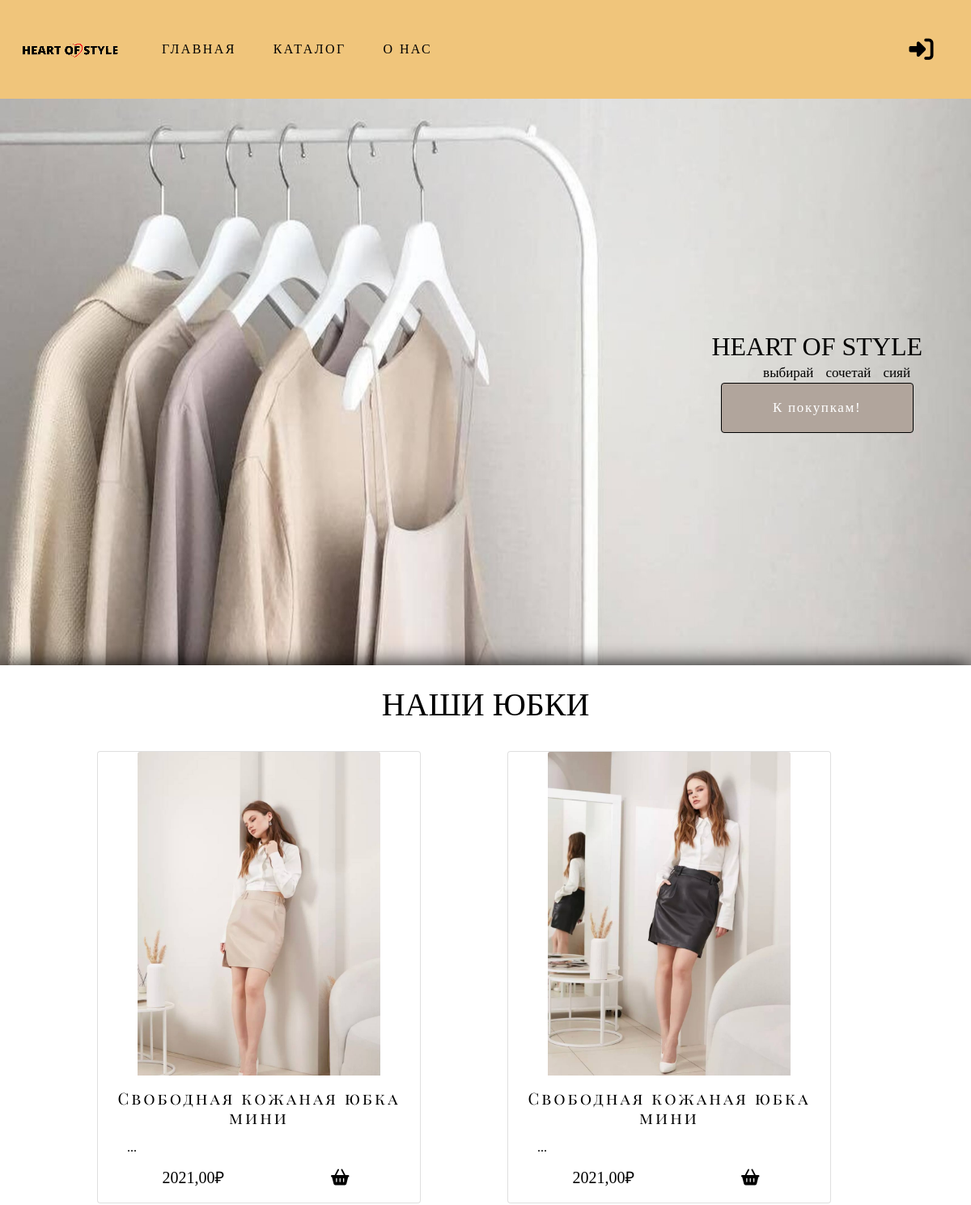
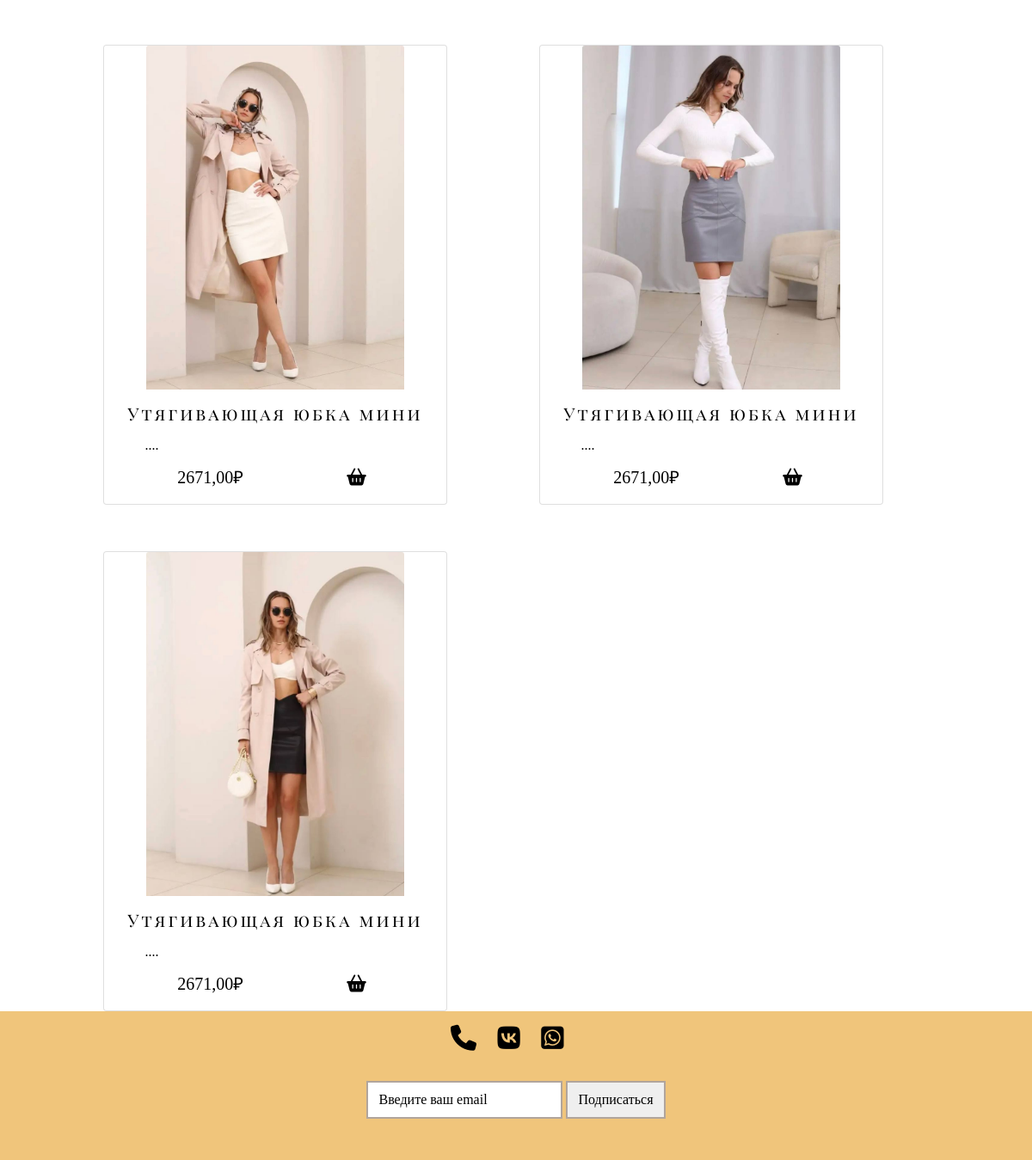
The page / on the database its author committed (2 pictures, top to bottom).
### backend/general/models.py (models this page shows, shortened)
class ProductImage(models.Model):
    image = models.ImageField(upload_to='product/')
    product = models.ForeignKey(Product, on_delete=models.CASCADE)
    color = models.ForeignKey(Color, on_delete=models.CASCADE)

class Product(models.Model):
    name = models.CharField(max_length=100)
    description = models.TextField()
    price = models.DecimalField(max_digits=10, decimal_places=2)
    created_at = models.DateTimeField(auto_now_add=True)
    def get_absolute_url(self):
        return reverse('product_detail', args=[str(self.pk)])

### backend/general/views.py (the view)
# urls.py: path('', index, name = 'index'),
def index(request):
    if request.user.is_superuser:
        return redirect('admin_order')
    latest_image_ids = (
        ProductImage.objects
        .values('product', 'color')  # Группировка по продукту и цвету
        .annotate(latest_image_id=Max('id'))  # Берём ID последнего изображения в группе
        .order_by('-latest_image_id')[:6]  # Сортируем по новизне и берём 6
    )
    image_ids = [item['latest_image_id'] for item in latest_image_ids]
    products = ProductImage.objects.filter(id__in=image_ids).select_related('product', 'color')
    context = {'products': products}
    return render(request, 'index.html', context)

### frontend/templates/index.html (shortened to what this page needs)
{% extends 'base.html' %}
{% load static %}
{% block content %}
<div class="offer">
    <div class="header_nazvanie">
        <h2 class="header_logo">Heart of Style</h2>
        <div class="header_devis">
            <p>выбирай</p>
            <p>сочетай</p>
            <p>сияй</p>
        </div>
        <a href="{% url 'catalog' %}" class="btn">
            <p class="text_btn">К покупкам!</p>
        </a>
    </div>
</div>
<main>
    <section class="section">
        <h1 class="h1">Наши юбки</h1>
        <div class="row row-cols-1 row-cols-md-2 g-4 catalog">
            {% for image in products %}
            <div class="col">
                <div class="card card__image-wrapper">
                    <a href="{{ image.product.get_absolute_url }}">
                        <img src="{{image.image.url}}" class="card-img-top card_image" alt="{{ image.product.name }}">
                    </a>
                    <div class="card-body card__text">
                        <h5 class="card-title ubka_nazvanie dop-text">
                            <a href="{{ image.product.get_absolute_url }}">{{ image.product.name }}</a>
                        </h5>
                        <p class="card-text card__text-description">{{ image.product.description }}</p>
                        <div class="sail">
                            <p class="card__text-price">{{ image.product.price }}₽</p>
                            <div class="card_sail">
                                <a href="#" class="add-to-cart-link"
                                   data-product-id="{{ image.product.id }}"
                                   {% if image.color %}data-color-id="{{ image.color.id }}"{% endif %}>
                                    <span class="fa-solid fa-basket-shopping"></span>
                                </a>
                            </div>
                        </div>
                    </div>
                </div>
            </div>
            {% endfor %}
        </div>
    </section>
</main>
{% endblock %}

### frontend/static/my_css/style.css (style rules this page uses)
:root { --two-color: #B1A59C; --main-color: rgb(240, 197, 123); --main-font: "Playfair Display" }
html, body { font-family: "Alegreya Sans"; color: black; font-size: 16px; margin: 0; padding: 0; width: 100%; min-height: 100vh; }
.dop-text { font-family: var(--main-font); }
h1, h2, h3, h4, h5, h6 { padding: 0; margin: 0; text-transform: uppercase; }
h1 { text-align: center; padding-top: 25px; padding-bottom: 25px; }
P { margin-bottom: 0px; }
a.active, a, a:hover, a:visited, a.active:visited { color: black; text-decoration: none; letter-spacing: 0.15em; transition: transform 0.2s; }
.fa-solid { transition: transform 0.2s; }
.offer { background: url(../img/background.jpg) no-repeat center /cover; display: flex; justify-content: flex-end; align-items: center; height: 700px; }
.header_nazvanie { padding-right: 60px; }
.header_devis { display: flex; justify-content: right; }
.header_devis P { margin-right: 15px; font-size: 17px; }
main { box-shadow: 0 0 25px black; }
section { margin-left: 70px; margin-right: 70px; }
.btn { display: flex; justify-content: center; align-items: center; font-size: 17px; letter-spacing: 0.1em; padding: 17px 47px; width: 238px; border: 1px solid black; }
.text_btn { transition: transform 0.1s; margin: 0; padding: 0; }
.catalog { display: grid; grid-template-columns: repeat(auto-fit, minmax(400px, 1fr)); gap: 30px; padding: 0 50px; }
.card { height: auto; width: 400px; display: grid; align-content: space-evenly; justify-items: center; transition: box-shadow .3s; }
.card_image { width: 300px; height: 400px; object-fit: cover; }
.ubka_nazvanie { text-align: center; font-family: var(--main-font); text-transform: none; }
.card__text-description { padding-top: 5px; padding-left: 20px; padding-right: 20px; text-align: justify; }
.sail { display: flex; padding-top: 10px; font-size: 20px; justify-content: space-around; }
.sail a { padding-right: 5px; padding-left: 5px; }
a, a:hover, a:visited { color: black; text-decoration: none; transition: transform 0.2s; }
.btn { background-color: var(--two-color); color: white; display: block; margin: 0 auto; transition: none !important; }

### rows shown on the page
ProductImage: image (picture), product.name "Свободная кожаная юбка мини", product.description "...", product.price "2021,00"
ProductImage: image (picture), product.name "Свободная кожаная юбка мини", product.description "...", product.price "2021,00"
ProductImage: image (picture), product.name "Утягивающая юбка мини", product.description "....", product.price "2671,00"
ProductImage: image (picture), product.name "Утягивающая юбка мини", product.description "....", product.price "2671,00"
ProductImage: image (picture), product.name "Утягивающая юбка мини", product.description "....", product.price "2671,00"
